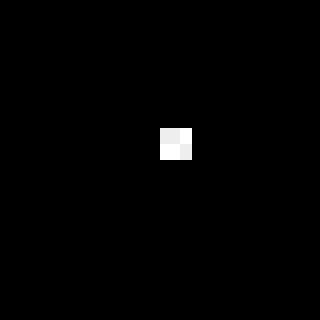

This game map was drawn from its Tiled (.tmx) file and the tilesets committed beside it. A one-line description and the full map source follow:
An orthogonal 10x10 tile map with 32x32 px tiles, 1 tile layer (Rutelag 1), 2 tilesets.

<map version="1.2" tiledversion="1.2.2" orientation="orthogonal" renderorder="right-down" width="10" height="10" tilewidth="32" tileheight="32" infinite="0" nextlayerid="2" nextobjectid="1">
 <tileset firstgid="1" source="robot.tsx" />
 <tileset firstgid="785" source="colors.tsx" />
 <layer id="1" name="Rutelag 1" width="10" height="10">
  <data encoding="csv">
350,350,350,350,350,350,350,350,350,350,
350,350,350,350,350,350,350,350,350,350,
350,350,350,350,350,350,350,350,350,350,
350,350,350,350,350,350,350,350,350,350,
350,350,350,350,350,632,350,350,350,350,
350,350,350,350,350,350,350,350,350,350,
350,350,350,350,350,350,350,350,350,350,
350,350,350,350,350,350,350,350,350,350,
350,350,350,350,350,350,350,350,350,350,
350,350,350,350,350,350,350,350,350,350
</data>
 </layer>
</map>
